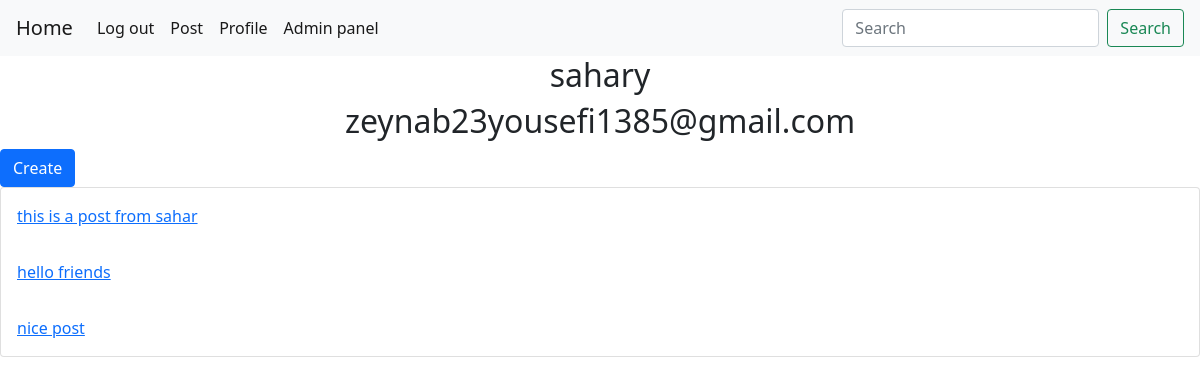
/user/profile/6/ (signed in), run on the app's committed database.
### post/models.py (models this page shows, shortened)
class PostUser(models.Model):
    body = models.TextField()
    slug = models.SlugField(null=True, blank=True)
    created = models.DateTimeField(auto_now_add=True)
    updated = models.DateTimeField(auto_now=True)
    img = models.ImageField(upload_to='images/', null=True, blank=True)
    user = models.ForeignKey(User, on_delete=models.CASCADE)
    objects = RecentlyPostManager()

### user/views.py (the view)
# urls.py: path('profile/<int:user_id>/', UserProfileView.as_view(), name="profile"),
class UserProfileView(LoginRequiredMixin, View):
    template = 'user/profile.html'
    def get(self, request, user_id):
        user = User.objects.get(pk=user_id)
        post = PostUser.objects.filter(user=user)
        return render(request, self.template, {'user': user, 'post': post})

### templates/user/profile.html
{% extends 'home/base.html' %}
{% block content %}
    <h2 class="text-center">{{ user.username }}</h2>
    <h2 class="text-center">{{ user.email }}</h2>
    {% if request.user.id == user.id %}
        <a href="{% url 'post_create' %}" class="btn btn-primary">Create</a>
    {% endif %}
    <div class="card">
        {% for i in post %}
            <a href="{% url 'post_detail' i.id i.slug %}" class="card-body">{{ i.body|truncatewords:10 }}</a>
        {% endfor %}
    </div>
{% endblock %}

### data on the page
PostUser: body "this is a post from sahar"
PostUser: body "hello friends"
PostUser: body "nice post"

### other printed values
{{ user.username }} "sahary"
{{ user.email }} "zeynab23yousefi1385@gmail.com"
